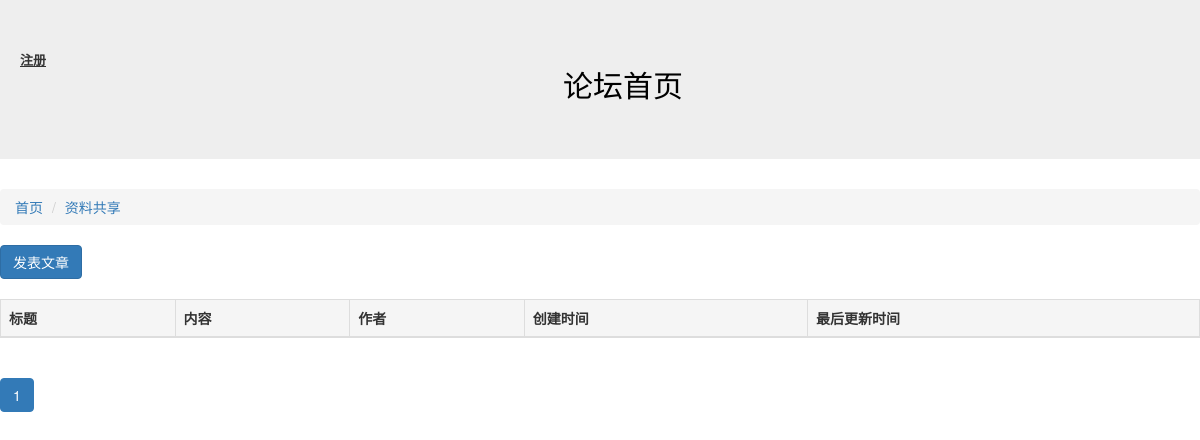
Page /article/list/3 on the earlier database version.
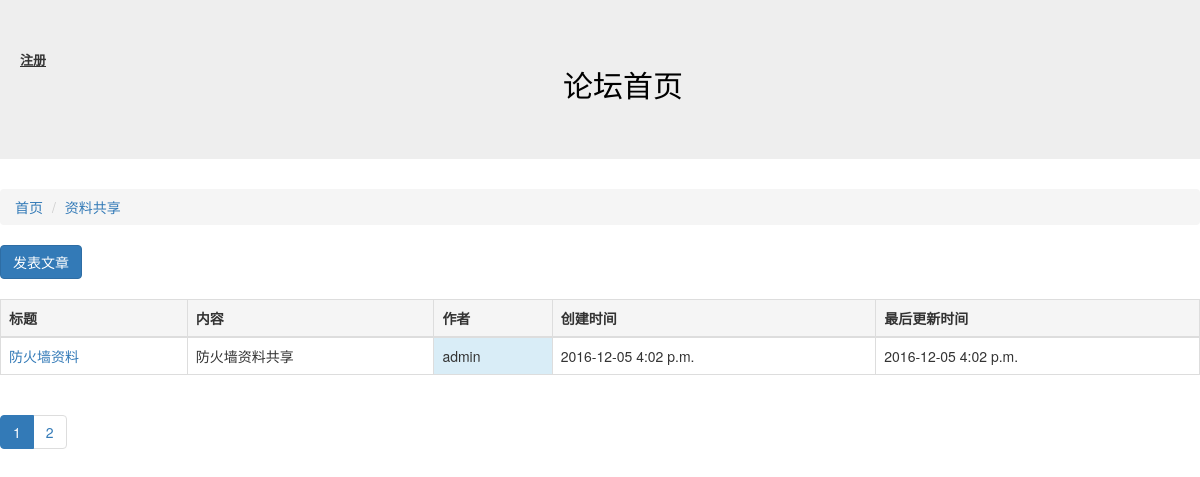
Same page on the later database version.
### article/models.py (models this page shows, shortened)
class Article(models.Model):
    owner = models.ForeignKey(User,verbose_name="作者")
    block = models.ForeignKey(Block,verbose_name="板块ID")
    title = models.CharField("文章标题",max_length=10)
    content = models.CharField("文章内容",max_length=10000)
    status = models.IntegerField("状态",choices=((0,"正常"),(-1,"关闭")))
    create_timestamp = models.DateTimeField("创建时间",auto_now_add =True)
    last_timestamp = models.DateTimeField("最后更新时间",auto_now=True)
    class Meta:
        verbose_name = "文章"
        verbose_name_plural = "文章"

### article/views.py (the view)
# urls.py: url(r'^list/(?P<block_id>\d+)',article_list),
def article_list(request,block_id):
    block_id = int(block_id)
    block = Block.objects.get(id=block_id)
    ARTICLE_CNT_1PAGE = 1
    page_no = int(request.GET.get("page_no","1"))
    all_articles = Article.objects.filter(block=block,status=0).order_by("-id")
    p = Paginator(all_articles,ARTICLE_CNT_1PAGE)
    page = p.page(page_no)
    articles_objs = page.object_list
    page_links = [i for i in range(page_no-5,page_no+6) if i >0 and i <= p.num_pages]
    before = page_links[0]-1
    after = page_links[-1]+1
    next = page_no+1
    last = page_no-1
    return render(request,"article_list.html",{"articles":articles_objs,"b":block,"p":p,"page_no":page_no,"page_links":page_links,"before":before,"after":after,"next":next,"last":last})

### article/templates/article_list.html (shortened to what this page needs)
{% extends "base.html" %}
{% block content %}
<ol class="breadcrumb">
  <li ><a href="/">首页</a></li>
  <li class="active"><a href="/article/list/{{ b.id  }}">{{ b.names }}</a></li>
</ol>
<a href="/article/create/{{ b.id }}" class="btn btn-primary" role="button">发表文章</a>
<br />
<br />
<table class="table table-bordered">
	<thead>
	 <th class="active">标题</th>
	 <th class="active">内容</th>
	 <th class="active">作者</th>
	 <th class="active">创建时间</th>
	 <th class="active">最后更新时间</th>
	</thead>
	<tbody>
	{%for article in articles %}
	<tr >
		<td> <a href="/article/detail/{{ article.id}}">{{ article.title}}</a> </td>
		<td>{{ article.content	}}</td>
                <td class="info">{{ article.owner     }}</td>
		<td>{{ article.create_timestamp|date:"Y-m-d P"}}</td>
		<td>{{ article.last_timestamp|date:"Y-m-d P"}}</td>
	</tr>
	{% endfor %}
	</tbody>
</table>
<nav>
  <ul class="pagination">
  {% for i in page_links %}
  {% if i == page_no %}
    <li class="active"><a href="?page_no={{ page_no }}">{{ page_no }}</a></li>
  {% else %}
    <li class=""><a href="?page_no={{ i }}">{{ i }}</a></li>
  {% endif %}
  {% endfor %}
</ul>
</nav>
{% endblock %}

Differences in the rows shown:
added Article: title "防火墙资料", content "防火墙资料共享", owner "admin", create_timestamp "2016-12-05 4:02 p.m.", last_timestamp "2016-12-05 4:02 p.m."
Other differences:
new list line: "2"
